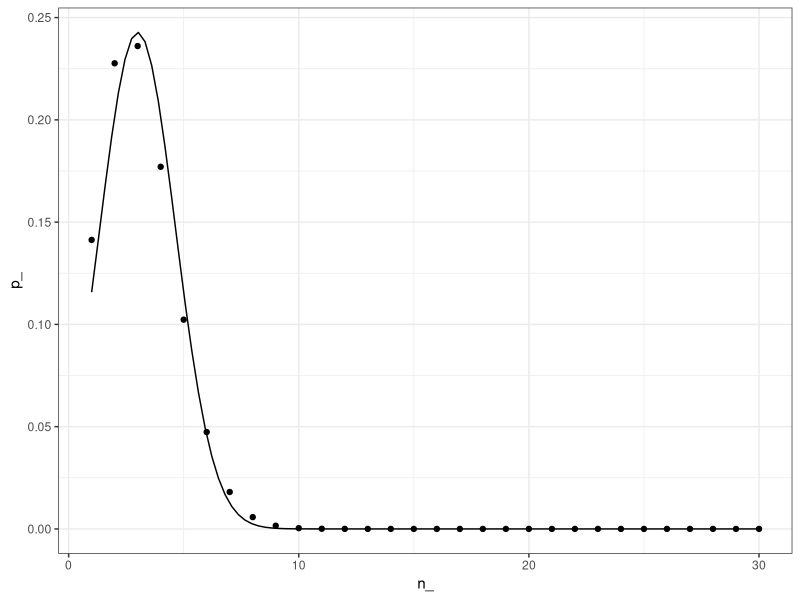
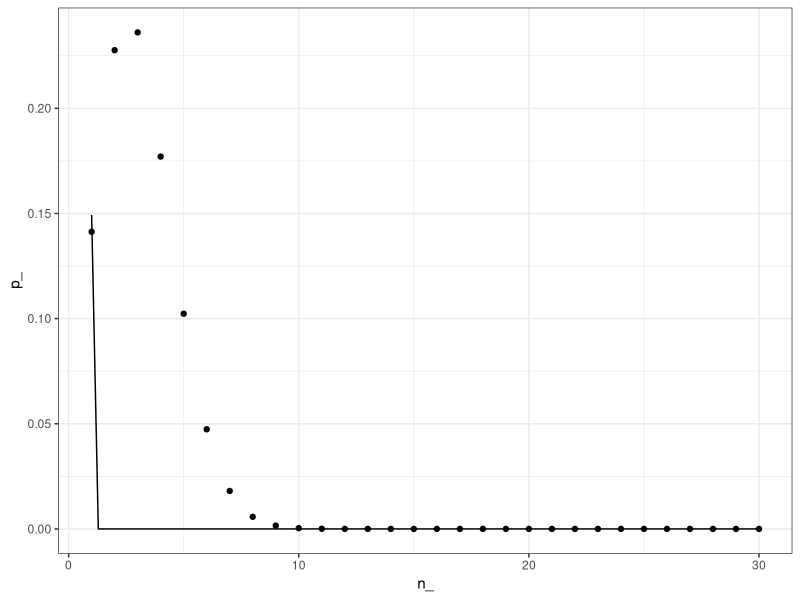

Write R code to recreate these figures, in order.
library(tidyverse)
theme_set(theme_bw())

n = 30
p = .1
k = 10
lambda = n * p

tibble(n_ = 1:n,
       p_ = dbinom(n_, n, p)) %>% 
  ggplot(aes(n_, p_)) +
  geom_point() +
  geom_function(fun = dnorm, 
                args = list(mean = n*p, 
                            sd = sqrt(n * p * (1 - p))))

tibble(n_ = 1:n,
       p_ = dbinom(n_, n, p)) %>% 
  ggplot(aes(n_, p_)) +
  geom_point() +
  geom_function(fun = dpois, 
                args = list(lambda = lambda))

dpois(1:n, lambda)
